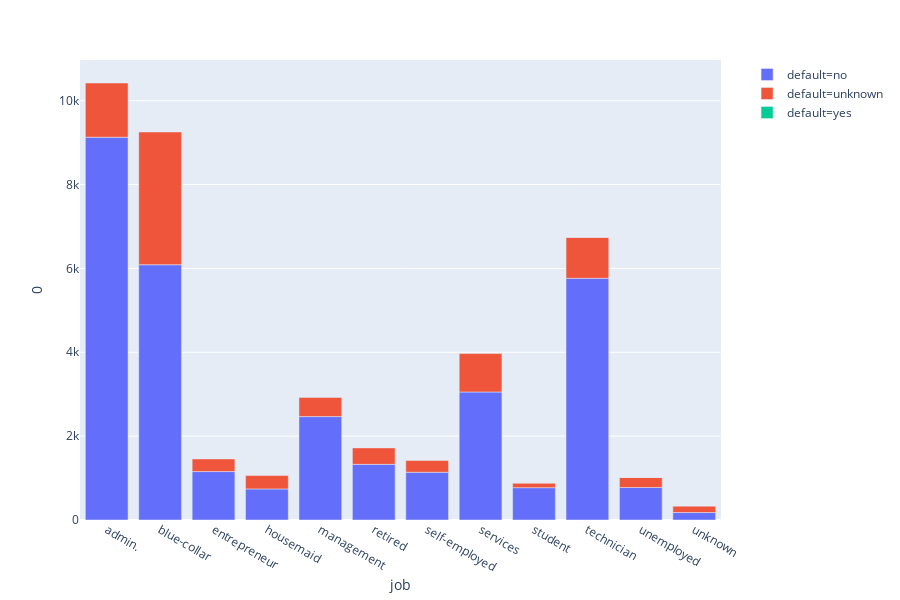

Notebook cell for this chart:
### Code cell
fig = px.bar(bank.groupby(['job','default']).size().reset_index(), x='job', y=0, color='default')
fig.show()

### Figure 1 — Plotly figure (JSON) as saved in the notebook; plotly's stock layout.template omitted (floating-point values rounded to 4 significant figures)
{"data": [{"alignmentgroup": "True", "hoverlabel": {"namelength": 0}, "hovertemplate": "default=no<br>job=%{x}<br>0=%{y}", "legendgroup": "default=no", "marker": {"color": "#636efa"}, "name": "default=no", "offsetgroup": "default=no", "orientation": "v", "showlegend": true, "textposition": "auto", "type": "bar", "x": ["admin.", "blue-collar", "entrepreneur", "housemaid", "management", "retired", "self-employed", "services", "student", "technician", "unemployed", "unknown"], "xaxis": "x", "y": [9129, 6088, 1155, 741, 2466, 1327, 1139, 3053, 771, 5765, 776, 178], "yaxis": "y"}, {"alignmentgroup": "True", "hoverlabel": {"namelength": 0}, "hovertemplate": "default=unknown<br>job=%{x}<br>0=%{y}", "legendgroup": "default=unknown", "marker": {"color": "#EF553B"}, "name": "default=unknown", "offsetgroup": "default=unknown", "orientation": "v", "showlegend": true, "textposition": "auto", "type": "bar", "x": ["admin.", "blue-collar", "entrepreneur", "housemaid", "management", "retired", "self-employed", "services", "student", "technician", "unemployed", "unknown"], "xaxis": "x", "y": [1293, 3166, 301, 319, 458, 393, 282, 916, 104, 976, 237, 152], "yaxis": "y"}, {"alignmentgroup": "True", "hoverlabel": {"namelength": 0}, "hovertemplate": "default=yes<br>job=%{x}<br>0=%{y}", "legendgroup": "default=yes", "marker": {"color": "#00cc96"}, "name": "default=yes", "offsetgroup": "default=yes", "orientation": "v", "showlegend": true, "textposition": "auto", "type": "bar", "x": ["technician", "unemployed"], "xaxis": "x", "y": [2, 1], "yaxis": "y"}], "layout": {"barmode": "relative", "height": 600, "legend": {"tracegroupgap": 0}, "margin": {"t": 60}, "xaxis": {"anchor": "y", "domain": [0, 0.98], "title": {"text": "job"}}, "yaxis": {"anchor": "x", "domain": [0, 1], "title": {"text": "0"}}}}
